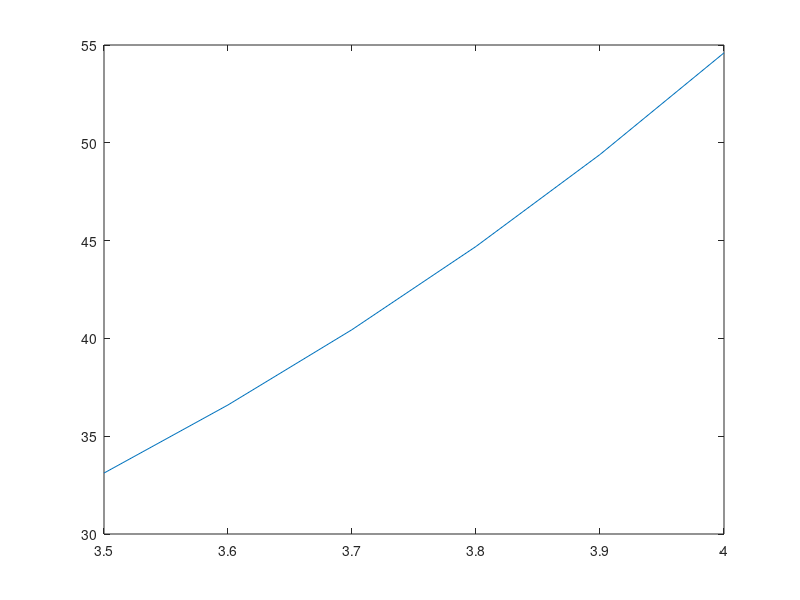

Reproduce this figure in MATLAB.
%5-masala
x=3.50:0.1:4.00;
y=[33.115 36.598 40.447 44.701 49.402 54.598]';
p=vander(x)\y;
p'
x1=3.950;
y1=polyval(p,x1)
y2=polyval(p,x);
plot(x,y2)
y3=polyfit(x,y',length(x))
y4=polyval(y3,x)
plot(x,y4)

%interpoly
yi=interp1(x,y',x1)
yi=interp1(x,y',x1,'linear')
yi=interp1(x,y',x1,'pchip')
yi=interp1(x,y',x1,'nearest')
yi=interp1(x,y',x1,'spline')
yi=spline(x,y',x1)
